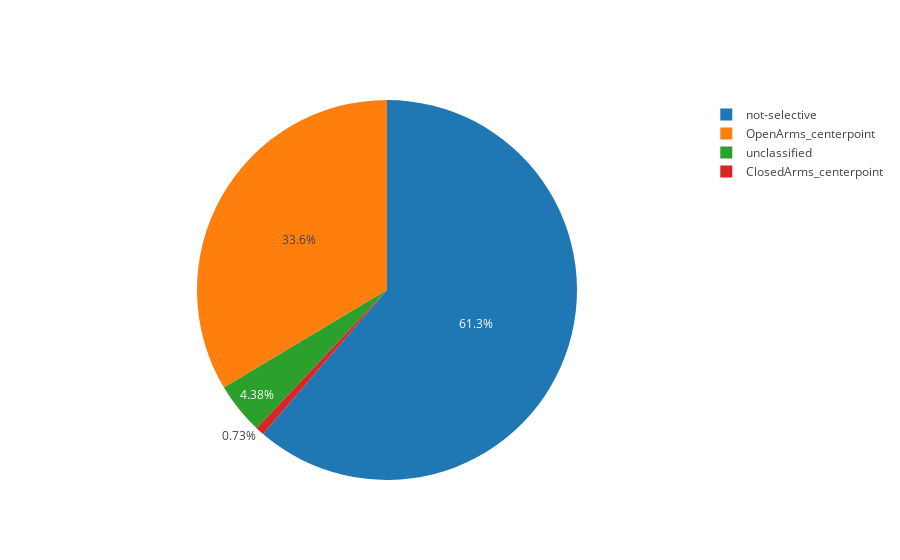

The notebook cell saved with this chart:
### Markdown cell above
## For DRD87, DRD77, DRD73, & DRD46, as a collective, we have:

### Code cell
all_cells_dictionary = concat_dictionaries(drd87_cell_dict, drd77_cell_dict, drd73_cell_dict, drd46_cell_dict)
plot_pie_chart(all_cells_dictionary, "OpenArms_centerpoint", "ClosedArms_centerpoint", "not-selective", "unclassified")

### Figure 1 — Plotly figure (JSON) as saved in the notebook; plotly's stock layout.template omitted (floating-point values rounded to 4 significant figures)
{"data": [{"labels": ["OpenArms_centerpoint", "ClosedArms_centerpoint", "not-selective", "unclassified"], "type": "pie", "uid": "2bab32", "values": [46, 1, 84, 6]}], "layout": {"autosize": true}}
